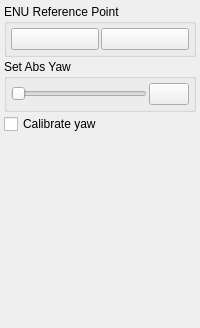
            <widget class="QWidget" name="tab_6">
             <attribute name="icon">
              <iconset resource="resources.qrc">
               <normaloff>:/models/Icons/Sedan-96.png</normaloff>:/models/Icons/Sedan-96.png</iconset>
             </attribute>
             <attribute name="title">
              <string/>
             </attribute>
             <attribute name="toolTip">
              <string>Car control</string>
             </attribute>
             <layout class="QVBoxLayout" name="verticalLayout_8">
              <property name="spacing">
               <number>2</number>
              </property>
              <property name="leftMargin">
               <number>4</number>
              </property>
              <property name="topMargin">
               <number>4</number>
              </property>
              <property name="rightMargin">
               <number>4</number>
              </property>
              <property name="bottomMargin">
               <number>4</number>
              </property>
              <item>
               <widget class="QGroupBox" name="groupBox_7">
                <property name="title">
                 <string>ENU Reference Point</string>
                </property>
                <layout class="QGridLayout" name="gridLayout_7">
                 <property name="leftMargin">
                  <number>4</number>
                 </property>
                 <property name="topMargin">
                  <number>4</number>
                 </property>
                 <property name="rightMargin">
                  <number>4</number>
                 </property>
                 <property name="bottomMargin">
                  <number>4</number>
                 </property>
                 <property name="spacing">
                  <number>2</number>
                 </property>
                 <item row="0" column="0">
                  <widget class="QPushButton" name="mapGetEnuButton">
                   <property name="toolTip">
                    <string>Get enu reference point from car and use it</string>
                   </property>
                   <property name="text">
                    <string/>
                   </property>
                   <property name="icon">
                    <iconset resource="resources.qrc">
                     <normaloff>:/models/Icons/Upload-96.png</normaloff>:/models/Icons/Upload-96.png</iconset>
                   </property>
                  </widget>
                 </item>
                 <item row="0" column="1">
                  <widget class="QPushButton" name="mapSetEnuButton">
                   <property name="toolTip">
                    <string>Set current ENU reference point</string>
                   </property>
                   <property name="text">
                    <string/>
                   </property>
                   <property name="icon">
                    <iconset resource="resources.qrc">
                     <normaloff>:/models/Icons/Download-96.png</normaloff>:/models/Icons/Download-96.png</iconset>
                   </property>
                  </widget>
                 </item>
                </layout>
               </widget>
              </item>
              <item>
               <widget class="QGroupBox" name="groupBox_10">
                <property name="title">
                 <string>Set Abs Yaw</string>
                </property>
                <layout class="QHBoxLayout" name="horizontalLayout_8">
                 <property name="spacing">
                  <number>2</number>
                 </property>
                 <property name="leftMargin">
                  <number>4</number>
                 </property>
                 <property name="topMargin">
                  <number>4</number>
                 </property>
                 <property name="rightMargin">
                  <number>4</number>
                 </property>
                 <property name="bottomMargin">
                  <number>4</number>
                 </property>
                 <item>
                  <widget class="QSlider" name="mapAbsYawSlider">
                   <property name="maximum">
                    <number>360</number>
                   </property>
                   <property name="orientation">
                    <enum>Qt::Horizontal</enum>
                   </property>
                   <property name="tickPosition">
                    <enum>QSlider::NoTicks</enum>
                   </property>
                  </widget>
                 </item>
                 <item>
                  <widget class="QPushButton" name="mapSetAbsYawButton">
                   <property name="sizePolicy">
                    <sizepolicy hsizetype="Fixed" vsizetype="Fixed">
                     <horstretch>0</horstretch>
                     <verstretch>0</verstretch>
                    </sizepolicy>
                   </property>
                   <property name="statusTip">
                    <string>Set</string>
                   </property>
                   <property name="text">
                    <string/>
                   </property>
                   <property name="icon">
                    <iconset resource="resources.qrc">
                     <normaloff>:/models/Icons/Download-96.png</normaloff>:/models/Icons/Download-96.png</iconset>
                   </property>
                  </widget>
                 </item>
                </layout>
               </widget>
              </item>
              <item>
               <widget class="QCheckBox" name="checkBox">
                <property name="text">
                 <string>Calibrate yaw</string>
                </property>
               </widget>
              </item>
              <item>
               <spacer name="verticalSpacer_2">
                <property name="orientation">
                 <enum>Qt::Vertical</enum>
                </property>
                <property name="sizeHint" stdset="0">
                 <size>
                  <width>20</width>
                  <height>190</height>
                 </size>
                </property>
               </spacer>
              </item>
             </layout>
            </widget>
